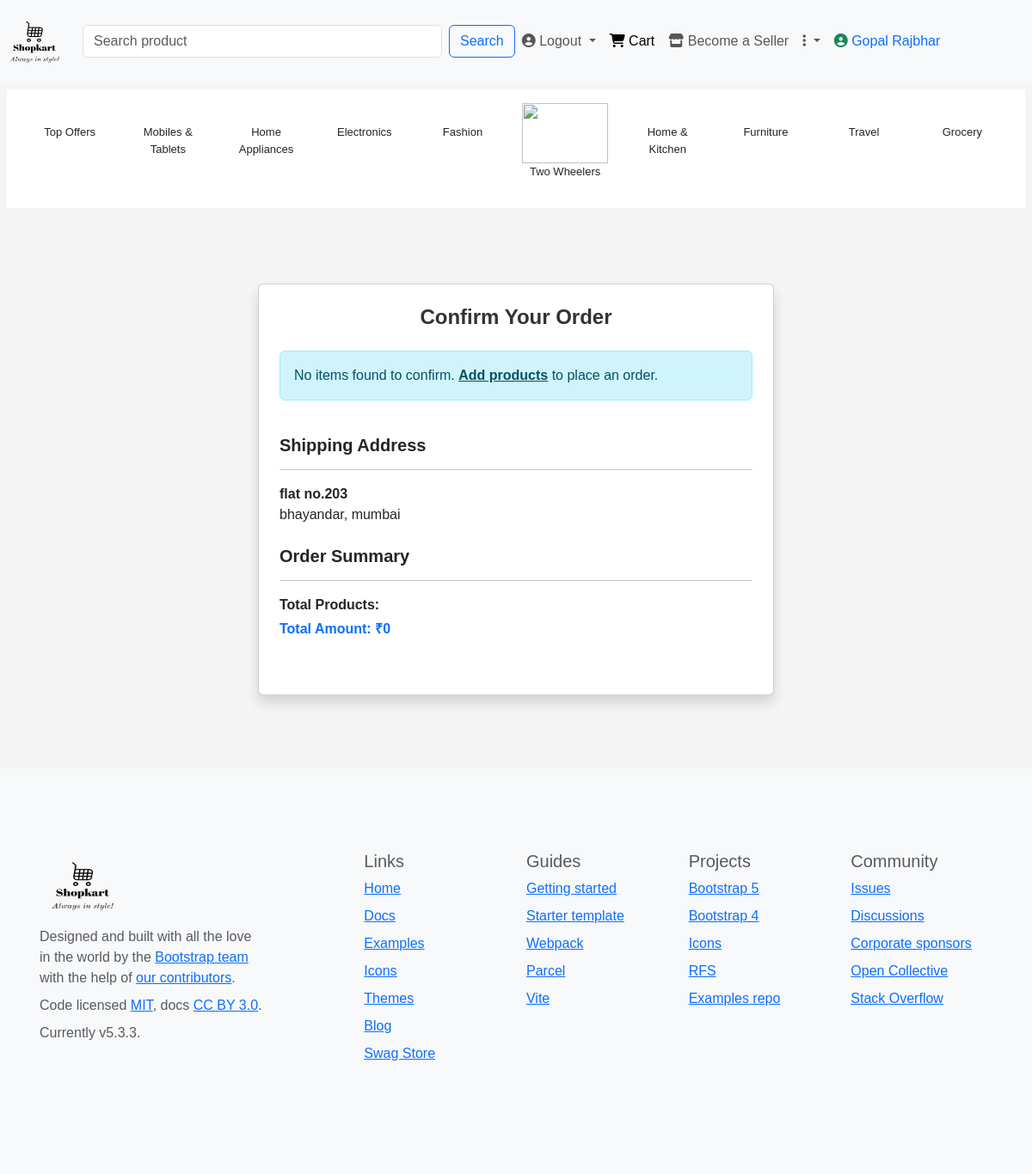
The page /confirm_order/2/ (signed in) on the database its author committed.
### account/models.py (models this page shows, shortened)
class CustomUser(AbstractUser):
    contact = models.CharField(max_length=10,blank=True,null=True)
    groups = models.ManyToManyField('auth.Group',related_name="account_user_set",blank=True)
    user_permissions = models.ManyToManyField('auth.Permission',related_name='account_user_permission_set',blank=True)
    class Meta:
        indexes = [
            models.Index(fields=['username']),
            models.Index(fields=['email']),
        ]

### product/models.py (models this page shows)
class ShippingAddress(models.Model):
    customer = models.ForeignKey(Customer,on_delete=models.CASCADE)
    address_line1 = models.CharField(max_length=50)
    landmark = models.CharField(max_length=50)
    city = models.CharField(max_length=50)
    state= models.CharField(max_length=50)
    pincode = models.CharField(max_length=6,validators=[RegexValidator(r'^\d{6}$','Enter a valid 6 digit pincode')])

### account/views.py (the view)
# urls.py: path('confirm_order/<int:id>/',views.confirm_order,name="confirm_order"),
def confirm_order(request,id):
    if request.user.is_authenticated:
        cart_item = Cart.objects.filter(customer=request.user)
        address = ShippingAddress.objects.get(id=id)
        total_amount=0
        for item in cart_item:
            total_amount += item.product.price * item.quantity
        context={
            'cart_items':cart_item,
            'address':address,
            'total_amount':total_amount
        }
        return render(request,'confirm_order.html',context)
    else:
        return redirect('signin')

### templates/confirm_order.html (shortened to what this page needs)
{% extends "base.html" %}
{% block content %}
<div class="container d-flex justify-content-center align-items-center" style="min-height: 80vh;">
  <div class="card p-4 shadow" style="max-width: 600px; width: 100%;">
    <h2 class="fw-bold mb-4 text-center" style="font-size: 24px; color: #333;">Confirm Your Order</h2>
    <div class="mb-4">
      {% if cart_items %}
      <h5 class="fw-bold">Order Details</h5>
      <hr>
      {% for item in cart_items %}
      <div class="d-flex justify-content-between align-items-center mb-2">
        <div>
          <strong>{{ item.product.title }}</strong>
          <p class="mb-0 text-muted">Quantity: {{ item.quantity }}</p>
        </div>
        <div>
          <span>₹{{ item.product.price }}</span>
        </div>
      </div>
      {% endfor %}
      {% else %}
      <div class="alert alert-info" role="alert">
        No items found to confirm. <a href="{% url 'index' %}" class="alert-link">Add products</a> to place an order.
      </div>
      {% endif %}
    </div>
    <div class="mb-4">
      <h5 class="fw-bold">Shipping Address</h5>
      <hr>
      <p class="mb-0">
        <strong>{{ address.address_line1 }}</strong><br>
        {{ address.landmark }}, {{ address.city }}
      </p>
    </div>
    <div class="mb-4">
      <h5 class="fw-bold">Order Summary</h5>
      <hr>
      <p class="mb-1"><strong>Total Products: </strong>{{ total_items }}</p>
      <p class="fw-bold text-primary">Total Amount: ₹{{ total_amount }}</p>
    </div>
  </div>
</div>
{% endblock content %}

### templates/base.html (shortened to what this page needs)
{% load static %}
<!DOCTYPE html>
<html lang="en">
<head>
    <link href="https://cdn.jsdelivr.net/npm/bootstrap@5.3.3/dist/css/bootstrap.min.css" rel="stylesheet">
    <link rel="stylesheet" href="{% static 'css/style.css' %}">
</head>
<body>
    {% block header %}
        <div class="row">
            <nav class="navbar navbar-expand-lg bg-body-tertiary">
                <div class="container-fluid">
                    <a class="navbar-brand" href="{% url 'index' %}">
                        <img src="{% static 'images/Shopkart-logos_black.png' %}" alt="Bootstrap" width="80" height="70">
                    </a>
                  <div class="collapse navbar-collapse" id="navbarSupportedContent">
                    <form class="d-flex" role="search" action="{% url 'search_bar' %}">
                        <input class="form-control me-2" type="search" placeholder="Search product" name="search_bar" size="40" aria-label="Search">
                        <button class="btn btn-outline-primary" type="submit">Search</button>
                      </form>
                    <ul class="navbar-nav me-auto mb-2 mb-lg-0">
                        <li class="nav-item dropdown">
                        {% if user.is_authenticated %}
                        <a class="nav-link dropdown-toggle" href="{% url 'signout' %}" role="button" aria-expanded="false">
                            <i class="fa-solid fa-circle-user"></i> Logout
                        </a>
                        {% endif %}
                      </li>
                      <li class="nav-item">
                        <a class="nav-link active" aria-current="page" href="{% url 'cart' %}"><i class="fa-solid fa-cart-shopping"></i> Cart</a>
                      </li>
                      <li class="nav-item">
                        <a class="nav-link" href="{% url 'seller_signup' %}"><i class="fa-solid fa-store"></i> Become a Seller</a>
                      </li>
                      <li class="nav-item dropdown">
                        <a class="nav-link dropdown-toggle" href="#" role="button" data-bs-toggle="dropdown" aria-expanded="false">
                          <i class="fa-solid fa-ellipsis-vertical"></i>
                        </a>
                      </li>
                      {% if user.is_authenticated %}
                      <li class="nav-item">
                        <a class="nav-link text-primary" href="#"><i class="fa-solid fa-circle-user text-success"></i> {{user.first_name|capfirst}} {{user.last_name|capfirst}}</a>
                      </li>
                      {% endif %}
                    </ul>
                  </div>
                </div>
              </nav>
        </div>
          <div class="row bg-white m-2 p-3 f-size" >
            <div class="col text-center">
              <p>Top Offers</p>
            </div>
            <div class="col text-center">
              <a href="{% url 'category' %}?product=mobiles and tablets" class="nav-link">
              <p>Mobiles & Tablets</p>
            </a>
            </div>
            <div class="col text-center">
              <a href="{% url 'category' %}?product=home appliances" class="nav-link">
              <p>Home Appliances</p>
            </a>
            </div>
            <div class="col text-center">
              <a href="{% url 'category' %}?product=electronics" class="nav-link">
              <p>Electronics</p>
              </a>
            </div>
            <div class="col text-center">
              <a href="{% url 'category' %}?product=fashion" class="nav-link">
              <p>Fashion</p>
            </a>
            </div>
            <div class="col text-center">
              <a href="{% url 'category' %}?product=two wheelers" class="nav-link">
              <img src="https://akm-img-a-in.tosshub.com/indiatoday/images/story/202302/hero_splendor-sixteen_nine.png?VersionId=BNdkCXSQrRCwBCgHkhSIlwu7NKDBtkln&size=690:388" alt="" height="70px" width="100px">
              <p>Two Wheelers</p>
            </a>
            </div>
            <div class="col text-center">
              <a href="{% url 'category' %}?product=Home & Kitchen" class="nav-link">
              <p>Home & Kitchen</p>
              </a>
            </div>
            <div class="col text-center">
              <p>Furniture</p>
            </div>
            <div class="col text-center">
              <p>Travel</p>
            </div>
            <div class="col text-center">
              <p>Grocery</p>
            </div>
          </div>
    {% endblock header %}
     {% block content %}
     {% endblock content %}
     {% block footer %}
     <div class="row">
        <footer class="bd-footer py-4 py-md-5 mt-1 bg-body-tertiary">
          <div class="container py-4 py-md-5 px-4 px-md-3 text-body-secondary">
            <div class="row">
              <div class="col-lg-3 mb-3">
                <a class="d-inline-flex align-items-center mb-2 text-body-emphasis text-decoration-none" href="/" aria-label="Bootstrap">
                  <img src="{% static 'images/Shopkart-logos_black.png' %}" alt="" width="100" height="80">
                </a>
                <ul class="list-unstyled small">
                  <li class="mb-2">Designed and built with all the love in the world by the <a href="/docs/5.3/about/team/">Bootstrap team</a> with the help of <a href="https://github.com/twbs/bootstrap/graphs/contributors">our contributors</a>.</li>
                  <li class="mb-2">Code licensed <a href="https://github.com/twbs/bootstrap/blob/main/LICENSE" target="_blank" rel="license noopener">MIT</a>, docs <a href="https://creativecommons.org/licenses/by/3.0/" target="_blank" rel="license noopener">CC BY 3.0</a>.</li>
                  <li class="mb-2">Currently v5.3.3.</li>
                </ul>
              </div>
              <div class="col-6 col-lg-2 offset-lg-1 mb-3">
                <h5>Links</h5>
                <ul class="list-unstyled">
                  <li class="mb-2"><a href="/">Home</a></li>
                  <li class="mb-2"><a href="/docs/5.3/">Docs</a></li>
                  <li class="mb-2"><a href="/docs/5.3/examples/">Examples</a></li>
                  <li class="mb-2"><a href="https://icons.getbootstrap.com/">Icons</a></li>
                  <li class="mb-2"><a href="https://themes.getbootstrap.com/">Themes</a></li>
                  <li class="mb-2"><a href="https://blog.getbootstrap.com/">Blog</a></li>
                  <li class="mb-2"><a href="https://cottonbureau.com/people/bootstrap" target="_blank" rel="noopener">Swag Store</a></li>
                </ul>
              </div>
              <div class="col-6 col-lg-2 mb-3">
                <h5>Guides</h5>
                <ul class="list-unstyled">
                  <li class="mb-2"><a href="/docs/5.3/getting-started/">Getting started</a></li>
                  <li class="mb-2"><a href="/docs/5.3/examples/starter-template/">Starter template</a></li>
                  <li class="mb-2"><a href="/docs/5.3/getting-started/webpack/">Webpack</a></li>
                  <li class="mb-2"><a href="/docs/5.3/getting-started/parcel/">Parcel</a></li>
                  <li class="mb-2"><a href="/docs/5.3/getting-started/vite/">Vite</a></li>
                </ul>
              </div>
              <div class="col-6 col-lg-2 mb-3">
                <h5>Projects</h5>
                <ul class="list-unstyled">
                  <li class="mb-2"><a href="https://github.com/twbs/bootstrap" target="_blank" rel="noopener">Bootstrap 5</a></li>
                  <li class="mb-2"><a href="https://github.com/twbs/bootstrap/tree/v4-dev" target="_blank" rel="noopener">Bootstrap 4</a></li>
                  <li class="mb-2"><a href="https://github.com/twbs/icons" target="_blank" rel="noopener">Icons</a></li>
                  <li class="mb-2"><a href="https://github.com/twbs/rfs" target="_blank" rel="noopener">RFS</a></li>
                  <li class="mb-2"><a href="https://github.com/twbs/examples/" target="_blank" rel="noopener">Examples repo</a></li>
                </ul>
              </div>
              <div class="col-6 col-lg-2 mb-3">
                <h5>Community</h5>
                <ul class="list-unstyled">
                  <li class="mb-2"><a href="https://github.com/twbs/bootstrap/issues" target="_blank" rel="noopener">Issues</a></li>
                  <li class="mb-2"><a href="https://github.com/twbs/bootstrap/discussions" target="_blank" rel="noopener">Discussions</a></li>
                  <li class="mb-2"><a href="https://github.com/sponsors/twbs" target="_blank" rel="noopener">Corporate sponsors</a></li>
                  <li class="mb-2"><a href="https://opencollective.com/bootstrap" target="_blank" rel="noopener">Open Collective</a></li>
                  <li class="mb-2"><a href="https://stackoverflow.com/questions/tagged/bootstrap-5" target="_blank" rel="noopener">Stack Overflow</a></li>
                </ul>
              </div>
            </div>
          </div>
        </footer>
       </div>
     {% endblock footer %}
</body>
</html>

### static/css/style.css (style rules this page uses)
body { background-color: whitesmoke; }
* { font-size: 16px; font-family: Arial, Helvetica, sans-serif; }
.f-size p { font-size: 13px; }

### rows shown on the page
CustomUser: first_name "Gopal", last_name "Rajbhar"
ShippingAddress: address_line1 "flat no.203", landmark "bhayandar", city "mumbai"

### other values the page prints
{{ total_amount }} "0"
